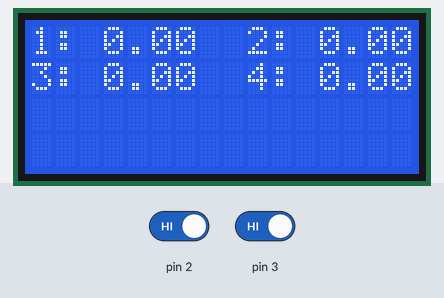
A sketch run on a simulated Arduino Uno, built with avr-gcc and run on an emulated ATmega328P. Parts: 16×4 character LCD. Inputs (shaded band) come from the test bench; at power-on: pin 3 HIGH, pin 2 HIGH. What the sketch prints to the serial monitor is not drawn.

Above: at 1.4 s.
1.5 s: pin 3 driven LOW
At 2.9 s:
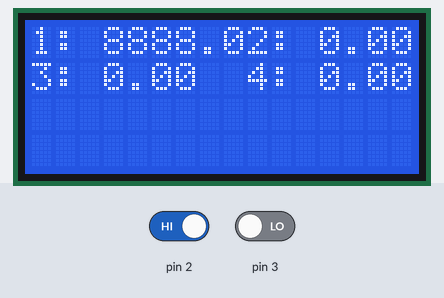
3.2 s: pin 2 driven LOW
At 4.9 s:
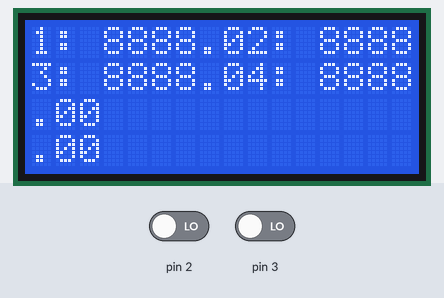
Timing chart, 0 to 6.4 s (numbered marks = the images above; inputs shaded):
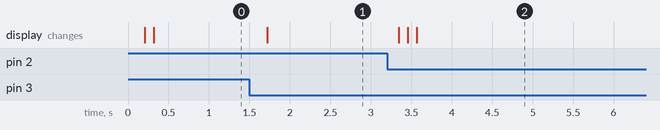

The sketch:

DifDinLCD.ino
```cpp
//The source code for the Arduino environment is covered by the GPL.
#include <LiquidCrystal.h>

LiquidCrystal lcd(4, 5, 10, 11, 12, 13);


#define ZERO_N 10

#define WTACT 50
unsigned  long   CountL;
unsigned char j04, WeightChanel;
float Pokaz[4];
#define PARAMS3 10
float  Weight[4] = {10.1, 10.2, 10.3, 10.4};
unsigned char ChW, ZeroN[4], j2SetZero[4];
long  WeightL[4], WeightZero[4], CountW[4];


void setup() {
  pinMode(A2, OUTPUT);
  pinMode(A1, OUTPUT);

  pinMode(2, INPUT);
  pinMode(3, INPUT);

  Serial.begin(9600);
  Serial.println("HX711 Demo");

  Serial.println("Initializing the scale");
  // parameter "gain" is ommited; the default value 128 is used by the library
  // HX711.DOUT	- pin #A1
  // HX711.PD_SCK	- pin #A0
  // scale.begin(A1, A0);

  Serial.println("Before setting up the scale:");
  Serial.print("read: \t\t");
  //  Serial.println(scale.read());			// print a raw reading from the ADC

  Serial.print("read average: \t\t");
  // Serial.println(scale.read_average(20));  	// print the average of 20 readings from the ADC

  Serial.print("get value: \t\t");
  //  Serial.println(scale.get_value(5));		// print the average of 5 readings from the ADC minus the tare weight (not set yet)

  Serial.print("get units: \t\t");
  // Serial.println(scale.get_units(5), 1);	// print the average of 5 readings from the ADC minus tare weight (not set) divided
  // by the SCALE parameter (not set yet)

  // scale.set_scale(224.f);                      // this value is obtained by calibrating the scale with known weights; see the README for details
  //scale.tare();				        // reset the scale to 0

  Serial.println("After setting up the scale:");

  Serial.print("read: \t\t");
  //  Serial.println(scale.read());                 // print a raw reading from the ADC

  Serial.print("read average: \t\t");
  // Serial.println(scale.read_average(20));       // print the average of 20 readings from the ADC

  Serial.print("get value: \t\t");
  // Serial.println(scale.get_value(5));		// print the average of 5 readings from the ADC minus the tare weight, set with tare()

  Serial.print("get units: \t\t");
  // Serial.println(scale.get_units(5), 1);        // print the average of 5 readings from the ADC minus tare weight, divided
  // by the SCALE parameter set with set_scale

  Serial.println("Readings:");


  lcd.begin(16, 4);
}

void loop() {

  // WeightChanel=0;
  //Serial.print(F("Ch=\t"));
  //Serial.print (WeightChanel);

  switch (WeightChanel)

  {
    case 0:
      // ADC 0  INPUT 0

      if (!(PIND & 0x08))
      {
        CountL = 0;

        for (j04 = 0; j04 < 24; j04++)
        {
          CountL = CountL << 1;
          PORTC |= 0x04;
          delayMicroseconds(WTACT);

          PORTC &= ~0x04;
          delayMicroseconds(WTACT / 2);
          if (PIND & 0x08)
            CountL++;

          delayMicroseconds(WTACT / 2);

        }
        PORTC |= 0x04;
        delayMicroseconds(WTACT);
        PORTC &= ~0x04;


        delayMicroseconds(WTACT);
        PORTC |= 0x04;
        delayMicroseconds(WTACT);
        PORTC &= ~0x04;

        if (CountL > 0x800000L)
          CountW[0] = -((signed long)  (0xFFFFFFL - CountL));
        else
          CountW[0] = (signed long)CountL;

        if (j2SetZero[0]++ > 0xF0)
          j2SetZero[0] = 0xF0;


        if (j2SetZero[0] < PARAMS3 + 3)
        {
          if (j2SetZero[0] > 2)
          {
            WeightZero[0] += CountW[0] / PARAMS3;

          }

          Pokaz[0] = 8888;

        }
        else


        {
          CountW[0] -= WeightZero[0];
          CountW[0] /= 4280L;     // Calibrate 0


          //  if(CountW[0]>0L)
          Pokaz[0] =   CountW[0] / 100.0;
          // else
          //  Pokaz[0]=0;

        }


        Serial.print("Sensor 0 Raw =\t");
        Serial.print(WeightZero[0]);
        Serial.print("\t");
        Serial.print( CountW[0]);
        Serial.print("\t  ");


        WeightChanel = 1;


      }
      // End of ADC 0   SENSOR 0 measurement
      break;


    case 2:
      // ADC 0  INPUT 1

      if (!(PIND & 0x08))
      {
        CountL = 0;

        for (j04 = 0; j04 < 24; j04++)
        {
          CountL = CountL << 1;
          PORTC |= 0x04;
          delayMicroseconds(WTACT);

          PORTC &= ~0x04;
          delayMicroseconds(WTACT / 2);
          if (PIND & 0x08)
            CountL++;

          delayMicroseconds(WTACT / 2);

        }
        PORTC |= 0x04;
        delayMicroseconds(WTACT);
        PORTC &= ~0x04;


        if (CountL > 0x800000L)
          CountW[1] = -((signed long)  (0xFFFFFFL - CountL));
        else
          CountW[1] = (signed long)CountL;

        if (j2SetZero[1]++ > 0xF0)
          j2SetZero[1] = 0xF0;


        if (j2SetZero[1] < PARAMS3 + 3)
        {
          if (j2SetZero[1] > 2)
          {
            WeightZero[1] += CountW[1] / PARAMS3;

          }

          Pokaz[1] = 8888;

        }
        else


        {
          CountW[1] -= WeightZero[1];
          CountW[1] /= 1083L; //Calibrate sensor 1


          //  if(CountW[0]>0L)
          Pokaz[1] =   CountW[1] / 100.0;
          // else
          //  Pokaz[0]=0;

        }


        Serial.print("Sensor 1 Raw =\t");
        Serial.print(WeightZero[1]);
        Serial.print("\t");
        Serial.print( CountW[1]);
        Serial.print("\t  ");


        WeightChanel = 3;


      }
      // End of B 0 measurement
      break;


    case 1:
      // ADC 1  INPUT 0

      if (!(PIND & 0x04))
      {
        CountL = 0;

        for (j04 = 0; j04 < 24; j04++)
        {
          CountL = CountL << 1;
          PORTC |= 0x02;
          delayMicroseconds(WTACT);

          PORTC &= ~0x02;
          delayMicroseconds(WTACT / 2);
          if (PIND & 0x04)
            CountL++;

          delayMicroseconds(WTACT / 2);

        }
        PORTC |= 0x02;
        delayMicroseconds(WTACT);
        PORTC &= ~0x02;


        delayMicroseconds(WTACT);
        PORTC |= 0x02;
        delayMicroseconds(WTACT);
        PORTC &= ~0x02;

        if (CountL > 0x800000L)
          CountW[2] = -((signed long)  (0xFFFFFFL - CountL));
        else
          CountW[2] = (signed long)CountL;

        if (j2SetZero[2]++ > 0xF0)
          j2SetZero[2] = 0xF0;


        if (j2SetZero[2] < PARAMS3 + 3)
        {
          if (j2SetZero[2] > 2)
          {
            WeightZero[2] += CountW[2] / PARAMS3;

          }

          Pokaz[2] = 8888;

        }
        else


        {
          CountW[2] -= WeightZero[2];
          CountW[2] /= 4280L;  // Calibrate sensor 2


          //  if(CountW[0]>0L)
          Pokaz[2] =   CountW[2] / 100.0;
          // else
          //  Pokaz[0]=0;

        }


        Serial.print("Sensor 2 Raw =\t");
        Serial.print(WeightZero[2]);
        Serial.print("\t");
        Serial.print( CountW[2]);
        Serial.print("\t  ");


        WeightChanel = 2;


      }
      // End of ADC 0   SENSOR 0 measurement
      break;


    case 3:
      // ADC 1  INPUT 1

      if (!(PIND & 0x04))
      {
        CountL = 0;

        for (j04 = 0; j04 < 24; j04++)
        {
          CountL = CountL << 1;
          PORTC |= 0x02;
          delayMicroseconds(WTACT);

          PORTC &= ~0x02;
          delayMicroseconds(WTACT / 2);
          if (PIND & 0x04)
            CountL++;

          delayMicroseconds(WTACT / 2);

        }
        PORTC |= 0x02;
        delayMicroseconds(WTACT);
        PORTC &= ~0x02;


        if (CountL > 0x800000L)
          CountW[3] = -((signed long)  (0xFFFFFFL - CountL));
        else
          CountW[3] = (signed long)CountL;

        if (j2SetZero[3]++ > 0xF0)
          j2SetZero[3] = 0xF0;


        if (j2SetZero[3] < PARAMS3 + 3)
        {
          if (j2SetZero[3] > 2)
          {
            WeightZero[3] += CountW[3] / PARAMS3;

          }

          Pokaz[3] = 8888;

        }
        else


        {
          CountW[3] -= WeightZero[3];
          CountW[3] /= 1083L; // Calibrate sensor 3


          //  if(CountW[0]>0L)
          Pokaz[3] =   CountW[3] / 100.0;
          // else
          //  Pokaz[0]=0;

        }


        Serial.print("Sensor 3 Raw =\t");
        Serial.print(WeightZero[3]);
        Serial.print("\t");
        Serial.println( CountW[3]);


        WeightChanel = 0;


      }
      // End of B 0 measurement
      break;


  }


  // Serial.print("one reading:\t");
  // Serial.println(1.259, 1);
  //Serial.print("\t| average:\t");
  //Serial.println(scale.get_units(10), 1);

  // scale.power_down();			        // put the ADC in sleep mode
  delay(100);
  //scale.power_up();


  lcd.clear();  // очищаем экран

  lcd.print("1: "); //
  lcd.print(Pokaz[0], 2);  //выводим данные о весе

  lcd.setCursor(9, 0) ;  // вторая строка
  lcd.print("2: "); //
  lcd.print(Pokaz[1], 2);  //выводим данные о весе

  lcd.setCursor(0, 1) ;  // вторая строка
  lcd.print("3: "); //
  lcd.print(Pokaz[2], 2);  //выводим данные о весе


  lcd.setCursor(9, 1) ;  // вторая строка
  lcd.print("4: "); //
  lcd.print(Pokaz[3], 2);  //выводим данные о весе


  //   lcd.print("Avrg: "); //
  //  lcd.print(scale.get_units(10), 1);  //выводим данные о весе
  //  lcd.print(" G");  //


}
```

Measured:
- after the input at 1.5 s, the display: changes after 0.22 s (image 1)
- after the input at 3.2 s, the display: first changes after 0.14 s (image 2 shows a later state)
